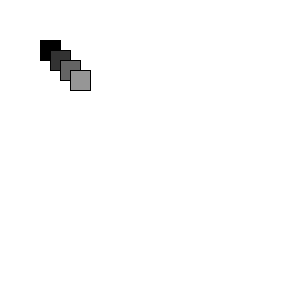
Frame 1 (no input)
Frame 60 (the mouse pressed at the canvas centre just before this capture): identical to frame 1, image omitted
Frame 120 (the mouse held since frame 60 and released just before this capture): identical to frame 1, image omitted

The Processing sketch that drew this single still picture (run headless with seeded random() and noise(); from frame 60 on, the mouse is pressed at the canvas centre):

// Processing sketch: squares_ex
// ── squares_ex.pde
void setup(){
  size(300,300);
  background(255);
  rectMode(CENTER);
}
void draw(){
  int x = 0,shade = 0;
  for (int i = 0; i < 4; i ++){
     fill(shade);
     rect(50 + x,50 + x, 20, 20); 
     x += 10;
     shade +=50;
  }
}
